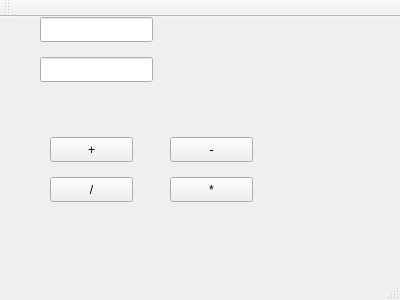
<?xml version="1.0" encoding="UTF-8"?>
<ui version="4.0">
 <class>MainWindow</class>
 <widget class="QMainWindow" name="MainWindow">
  <property name="geometry">
   <rect>
    <x>0</x>
    <y>0</y>
    <width>400</width>
    <height>300</height>
   </rect>
  </property>
  <property name="windowTitle">
   <string>MainWindow</string>
  </property>
  <widget class="QWidget" name="centralWidget">
   <widget class="QPushButton" name="plus">
    <property name="geometry">
     <rect>
      <x>50</x>
      <y>120</y>
      <width>83</width>
      <height>25</height>
     </rect>
    </property>
    <property name="text">
     <string>+</string>
    </property>
   </widget>
   <widget class="QPushButton" name="minus">
    <property name="geometry">
     <rect>
      <x>170</x>
      <y>120</y>
      <width>83</width>
      <height>25</height>
     </rect>
    </property>
    <property name="text">
     <string>-</string>
    </property>
   </widget>
   <widget class="QPushButton" name="Multiplication">
    <property name="geometry">
     <rect>
      <x>50</x>
      <y>160</y>
      <width>83</width>
      <height>25</height>
     </rect>
    </property>
    <property name="text">
     <string>/</string>
    </property>
   </widget>
   <widget class="QPushButton" name="Division">
    <property name="geometry">
     <rect>
      <x>170</x>
      <y>160</y>
      <width>83</width>
      <height>25</height>
     </rect>
    </property>
    <property name="text">
     <string>*</string>
    </property>
   </widget>
   <widget class="QLineEdit" name="lineEditA">
    <property name="geometry">
     <rect>
      <x>40</x>
      <y>0</y>
      <width>113</width>
      <height>25</height>
     </rect>
    </property>
   </widget>
   <widget class="QLineEdit" name="lineEditB">
    <property name="geometry">
     <rect>
      <x>40</x>
      <y>40</y>
      <width>113</width>
      <height>25</height>
     </rect>
    </property>
   </widget>
  </widget>
  <widget class="QMenuBar" name="menuBar">
   <property name="geometry">
    <rect>
     <x>0</x>
     <y>0</y>
     <width>400</width>
     <height>22</height>
    </rect>
   </property>
  </widget>
  <widget class="QToolBar" name="mainToolBar">
   <attribute name="toolBarArea">
    <enum>TopToolBarArea</enum>
   </attribute>
   <attribute name="toolBarBreak">
    <bool>false</bool>
   </attribute>
  </widget>
  <widget class="QStatusBar" name="statusBar"/>
 </widget>
 <layoutdefault spacing="6" margin="11"/>
 <resources/>
 <connections/>
</ui>
